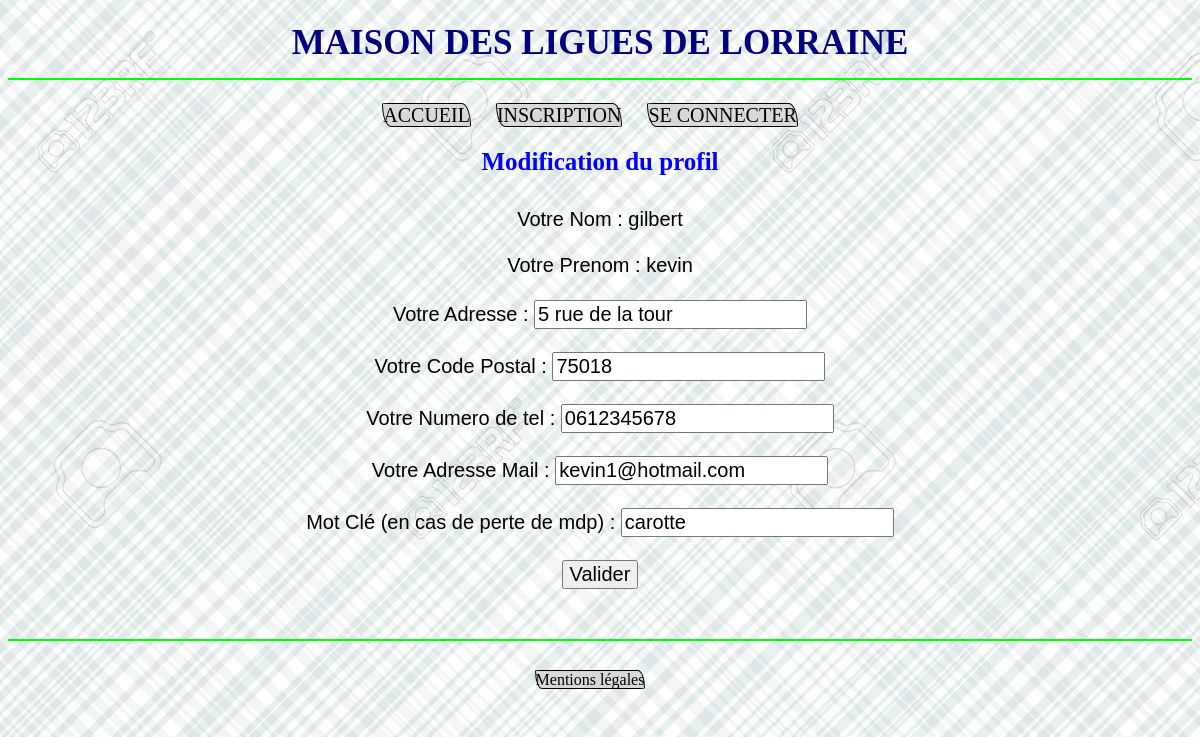
The app's page /modifier-profil.php?id_uti=5 with its own data.
### tables this page shows
CREATE TABLE UTILISATEUR
(id_uti int(5) NOT NULL AUTO_INCREMENT,
identifiant varchar(25) NOT NULL,
mdp int(10) NOT NULL,
nom varchar(25),
prenom varchar(25),
adresse varchar(25),
cp int(5),
tel int(10),
mail varchar(50),
statut int(1),
motcle varchar(20),
constraint pk_uti primary key(id_uti));

### modifier-profil.php (the view, shortened to what this page needs)
<!DOCTYPE html>
<html>
       <head>
        <link rel="stylesheet" href="moncss.css" />
    <h1> MAISON DES LIGUES DE LORRAINE </h1>
    </head>
    <?php
        include("menu.php");
        include("connection.php");
    ?>
    <body>
        <h2> Modification du profil </h2>
    <?php
        $req = $bdd->query('SELECT * FROM utilisateur');
        while($donnees = $req->fetch())
        {
            if($donnees['id_uti'] == $_GET['id_uti'])
                {
                    $nom = $donnees['nom'];
                    $prenom = $donnees['prenom'];
                    $adresse = $donnees['adresse'];
                    $cp = $donnees['cp'];
                    $tel = $donnees['tel'];
                    $mail = $donnees['mail'];
                    $motcle = $donnees['motcle'];
                }
        }
        echo '<form method="post" action="post-modifier-profil.php?id_uti='.$_GET['id_uti'].'">'
        ?>
            <p>
                <label>Votre Nom</label> : <?php echo $nom ?><br /><br />
                <label>Votre Prenom</label> : <?php echo $prenom ?><br /><br />
                <label>Votre Adresse</label> : <input type="text" name="adresse" maxlength="50" value="<?php echo $adresse ?>"/><br /><br />
                <label>Votre Code Postal</label> : <input type="text" name="cp" maxlength="5" value="<?php echo $cp ?>"/><br /><br />
                <label>Votre Numero de tel</label> : <input type="text" name="tel" maxlength="10" value="<?php echo '0'.$tel ?>" /><br /><br />
                <label>Votre Adresse Mail</label> : <input type="email" name="mail" maxlength="50" value="<?php echo $mail ?>" /><br /><br />
                <label>Mot Clé (en cas de perte de mdp)</label> : <input type="text" name="motcle" maxlength="20" value="<?php echo $motcle ?>" /><br /><br />
                <input type="submit" value="Valider" />
            </p>
        </form>
    </body>
    <?php include("footer.php"); ?>
</html>

### moncss.css (style rules this page uses)
html { background-image: url(photo/fond.jpg); }
body { text-align: center; }
label { font-size: 20px; }
input { font-size: 20px; }
p { font-family: arial; font-size: 20px; }
h1 { color: navy; text-align: center; border-bottom: 2px solid lime; height: 55px; font-size: 35px; }
h2 { color:blue; text-align: center; height: 40px; font-size: 25px; }

### records on screen
utilisateur: nom "gilbert", prenom "kevin", adresse "5 rue de la tour", cp "75018", tel "0612345678", mail "kevin1@hotmail.com", motcle "carotte"
